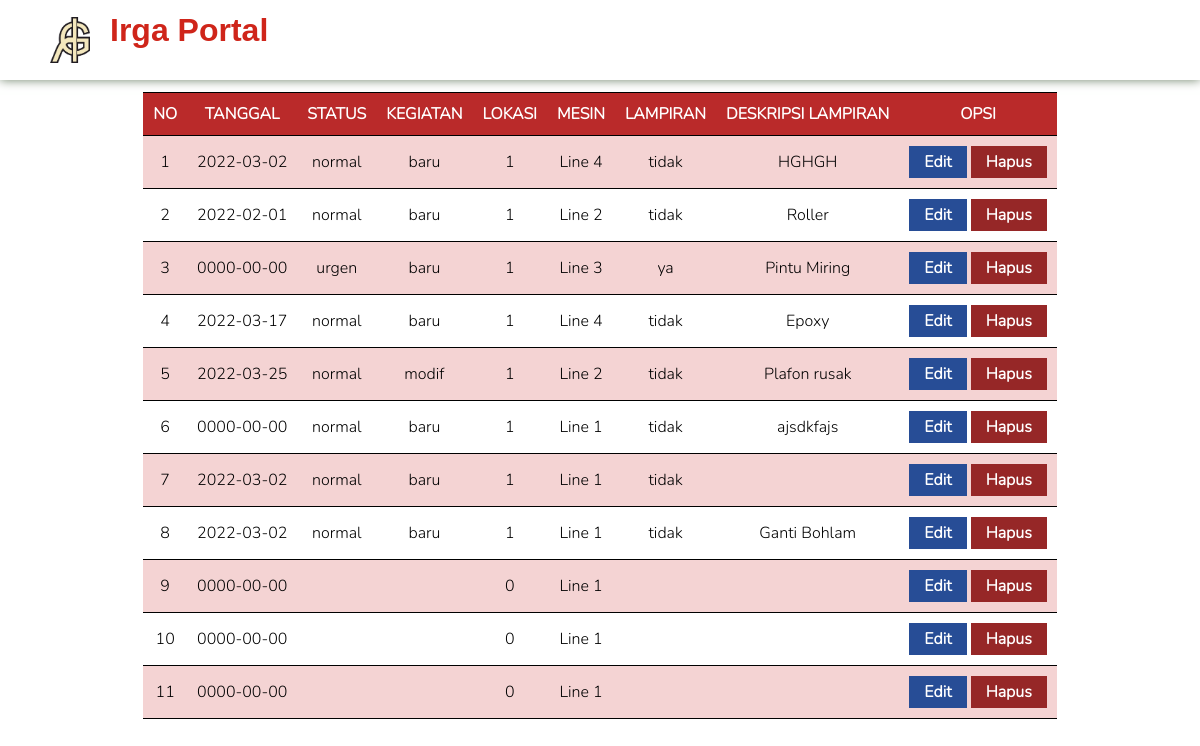
The page /portal/viewInputUser.php on the database its author committed.
### tables this page shows
CREATE TABLE IF NOT EXISTS `inputUser` (
  `id` int(5) NOT NULL,
  `tanggal` date NOT NULL,
  `dept` varchar(10) NOT NULL,
  `status` varchar(6) NOT NULL,
  `lampiranStatus` varchar(5) NOT NULL,
  `lampiranDesk` varchar(35) NOT NULL,
  `kegiatan` varchar(15) NOT NULL,
  `lokasi` int(5) NOT NULL,
  `mesin` varchar(15) NOT NULL
);

### portal/viewInputUser.php (the view, shortened to what this page needs)
<html lang="en" dir="ltr">
  <head>
    <link rel="stylesheet" href="css/style.css">
  </head>
  <body>
    <div class="brandLogo">
      <img src="asset/logo.png" alt="myr">
      <h1> Irga Portal </h1>
    </div>
    <?php
    include 'koneksi.php';
    $no = 1;
    $data = mysqli_query($koneksi,"select * from inputUser");
    ?>
      <table>
        <tr>
          <th> NO</th>
          <th> TANGGAL</th>
          <th> STATUS </th>
          <th> KEGIATAN </th>
          <th> LOKASI </th>
          <th> MESIN </th>
          <th> LAMPIRAN </th>
          <th> DESKRIPSI LAMPIRAN </th>
          <th> OPSI </th>
        </tr>
    <?php
      while ($d = mysqli_fetch_array($data)) {
        ?>
          <tr>
            <td> <?php echo $no++; ?> </td>
            <td> <?php echo $d['tanggal']; ?> </td>
            <td> <?php echo $d['status']; ?> </td>
            <td> <?php echo $d['kegiatan']; ?> </td>
            <td> <?php echo $d['lokasi']; ?> </td>
            <td> <?php echo $d['mesin']; ?> </td>
            <td> <?php echo $d['lampiranStatus']; ?> </td>
            <td> <?php echo $d['lampiranDesk']; ?> </td>
            <td>
              <a href="editInputUser.php?id=<?php echo $d['id']; ?>"><button class="btn-primary"> Edit </button> </a>
              <a href="hapusInputUser.php?id=<?php echo $d['id']; ?>"><button class="btn-danger"> Hapus </button> </a>
            </td>
          </tr>
        <?php
      }
    ?>
    </table>
  </body>
</html>

### portal/css/style.css (style rules this page uses)
* { margin: 0; padding: 0; font-family: 'nunito'; }
.brandLogo { margin-bottom: 12px; padding: 12px 0; display: flex; box-shadow: 0 0 10px #6f8269; }
.brandLogo h1 { font-family: sans-serif; font-weight: bold; color: #cf251a; }
.brandLogo > img { width: 40px; margin: 5px; padding-left: 45px; padding-right: 15px; }
table { border-collapse:collapse; border-spacing:0; font-family:Arial, sans-serif; font-size:16px; padding-left:300px; margin:auto; }
table th { font-weight:bold; padding:10px; color:#fff; background-color:#ba2a2a; border-top:1px black solid; border-bottom:1px black solid; }
table td { padding:10px; border-top:1px black solid; border-bottom:1px black solid; text-align:center; }
tr:nth-child(even) { background-color: #f4d3d3; }
a { text-decoration: none; }
.btn-danger { background: #962727; color: #ffffff; padding: 5px 15px; border: none; font-size: 1em; font-weight: bolder; cursor: pointer; }
.btn-primary { background: #274d96; color: #ffffff; padding: 5px 15px; border: none; font-size: 1em; font-weight: bolder; cursor: pointer; }

### rows shown on the page
inputuser: tanggal "2022-03-02", status "normal", kegiatan "baru", lokasi "1", mesin "Line 4", lampiranStatus "tidak", lampiranDesk "HGHGH"
inputuser: tanggal "2022-02-01", status "normal", kegiatan "baru", lokasi "1", mesin "Line 2", lampiranStatus "tidak", lampiranDesk "Roller"
inputuser: tanggal "0000-00-00", status "urgen", kegiatan "baru", lokasi "1", mesin "Line 3", lampiranStatus "ya", lampiranDesk "Pintu Miring"
inputuser: tanggal "2022-03-17", status "normal", kegiatan "baru", lokasi "1", mesin "Line 4", lampiranStatus "tidak", lampiranDesk "Epoxy"
inputuser: tanggal "2022-03-25", status "normal", kegiatan "modif", lokasi "1", mesin "Line 2", lampiranStatus "tidak", lampiranDesk "Plafon rusak"
inputuser: tanggal "0000-00-00", status "normal", kegiatan "baru", lokasi "1", mesin "Line 1", lampiranStatus "tidak", lampiranDesk "ajsdkfajs"
inputuser: tanggal "2022-03-02", status "normal", kegiatan "baru", lokasi "1", mesin "Line 1", lampiranStatus "tidak"
inputuser: tanggal "2022-03-02", status "normal", kegiatan "baru", lokasi "1", mesin "Line 1", lampiranStatus "tidak", lampiranDesk "Ganti Bohlam"
inputuser: tanggal "0000-00-00", lokasi "0", mesin "Line 1"
inputuser: tanggal "0000-00-00", lokasi "0", mesin "Line 1"
inputuser: tanggal "0000-00-00", lokasi "0", mesin "Line 1"
